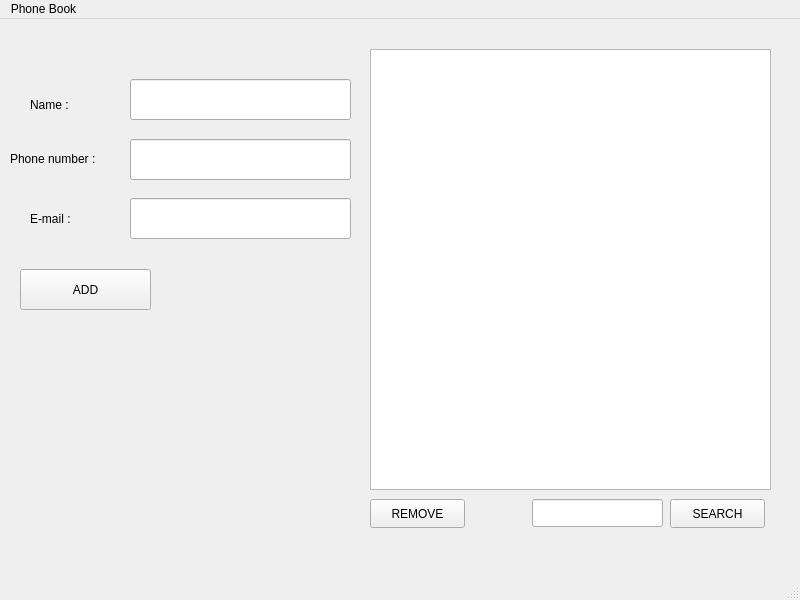
<?xml version="1.0" encoding="UTF-8"?>
<ui version="4.0">
 <class>MainWindow</class>
 <widget class="QMainWindow" name="MainWindow">
  <property name="geometry">
   <rect>
    <x>0</x>
    <y>0</y>
    <width>800</width>
    <height>600</height>
   </rect>
  </property>
  <property name="windowTitle">
   <string>MainWindow</string>
  </property>
  <widget class="QWidget" name="centralwidget">
   <widget class="QPushButton" name="removeButton">
    <property name="geometry">
     <rect>
      <x>370</x>
      <y>480</y>
      <width>95</width>
      <height>29</height>
     </rect>
    </property>
    <property name="text">
     <string>REMOVE</string>
    </property>
   </widget>
   <widget class="QPushButton" name="addButton">
    <property name="geometry">
     <rect>
      <x>20</x>
      <y>250</y>
      <width>131</width>
      <height>41</height>
     </rect>
    </property>
    <property name="text">
     <string>ADD</string>
    </property>
   </widget>
   <widget class="QLineEdit" name="nameEdit">
    <property name="geometry">
     <rect>
      <x>130</x>
      <y>60</y>
      <width>221</width>
      <height>41</height>
     </rect>
    </property>
   </widget>
   <widget class="QPushButton" name="searchButton">
    <property name="geometry">
     <rect>
      <x>670</x>
      <y>480</y>
      <width>95</width>
      <height>29</height>
     </rect>
    </property>
    <property name="text">
     <string>SEARCH</string>
    </property>
   </widget>
   <widget class="QLineEdit" name="numberEdit">
    <property name="geometry">
     <rect>
      <x>130</x>
      <y>120</y>
      <width>221</width>
      <height>41</height>
     </rect>
    </property>
   </widget>
   <widget class="QLineEdit" name="emailEdit">
    <property name="geometry">
     <rect>
      <x>130</x>
      <y>179</y>
      <width>221</width>
      <height>41</height>
     </rect>
    </property>
   </widget>
   <widget class="QLabel" name="label">
    <property name="geometry">
     <rect>
      <x>30</x>
      <y>70</y>
      <width>81</width>
      <height>31</height>
     </rect>
    </property>
    <property name="text">
     <string>Name : </string>
    </property>
   </widget>
   <widget class="QLabel" name="label_2">
    <property name="geometry">
     <rect>
      <x>10</x>
      <y>130</y>
      <width>121</width>
      <height>20</height>
     </rect>
    </property>
    <property name="text">
     <string>Phone number : </string>
    </property>
   </widget>
   <widget class="QLabel" name="label_3">
    <property name="geometry">
     <rect>
      <x>30</x>
      <y>190</y>
      <width>62</width>
      <height>20</height>
     </rect>
    </property>
    <property name="text">
     <string>E-mail : </string>
    </property>
   </widget>
   <widget class="QTableWidget" name="tableWidget">
    <property name="geometry">
     <rect>
      <x>370</x>
      <y>30</y>
      <width>401</width>
      <height>441</height>
     </rect>
    </property>
   </widget>
   <widget class="QLineEdit" name="searchEdit">
    <property name="geometry">
     <rect>
      <x>532</x>
      <y>480</y>
      <width>131</width>
      <height>28</height>
     </rect>
    </property>
   </widget>
  </widget>
  <widget class="QMenuBar" name="menubar">
   <property name="geometry">
    <rect>
     <x>0</x>
     <y>0</y>
     <width>800</width>
     <height>25</height>
    </rect>
   </property>
   <widget class="QMenu" name="menuPhone_Book">
    <property name="title">
     <string>Phone Book</string>
    </property>
   </widget>
   <addaction name="menuPhone_Book"/>
  </widget>
  <widget class="QStatusBar" name="statusbar"/>
 </widget>
 <resources/>
 <connections/>
</ui>
